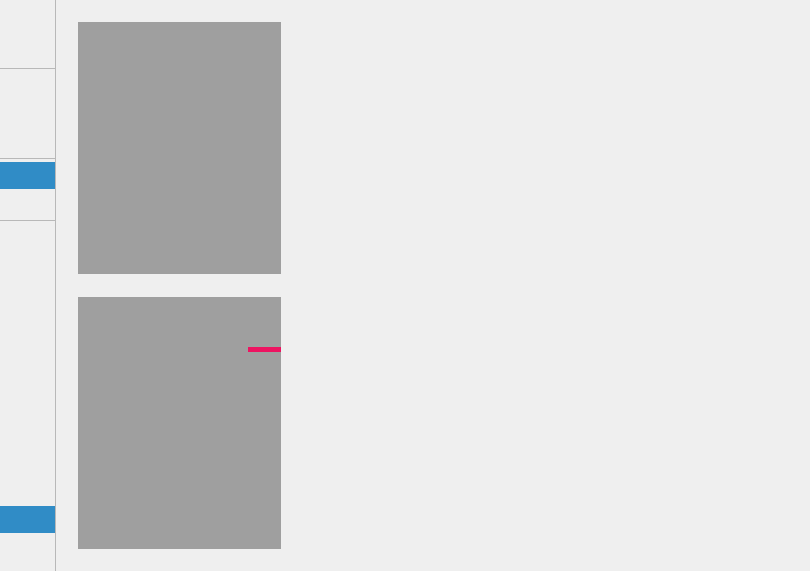
<?xml version="1.0" encoding="UTF-8"?>
<ui version="4.0">
 <class>MainWindow</class>
 <widget class="QWidget" name="MainWindow">
  <property name="geometry">
   <rect>
    <x>0</x>
    <y>0</y>
    <width>810</width>
    <height>571</height>
   </rect>
  </property>
  <property name="minimumSize">
   <size>
    <width>800</width>
    <height>500</height>
   </size>
  </property>
  <property name="windowTitle">
   <string>Image Batch Processor</string>
  </property>
  <property name="styleSheet">
   <string notr="true">#mViewEditImagePreviewInput, #mViewEditImagePreviewOutput
{
    background: palette(dark);
}

#mViewEditProgressBarProcessingOutput
{
	border : 0px;
	background-color : #ed1461;
}
#mViewEditProgressBarProcessingOutput::chunk
{
	background-color : #00ffd8;
}

#mMainContainerTop QToolButton:!checked, #mMainContainerTop QToolButton::menu-button:!checked
{
	background-color:  palette(button);
}
#mMainContainerTop QToolButton:!checked:pressed, #mMainContainerTop QToolButton::menu-button:!checked:pressed
{
	background-color:  palette(dark);
}
#mMainContainerTop QToolButton:checked, #mMainContainerTop QToolButton::menu-button:checked
{
	background-color:  palette(highlight);
	color: palette(highlighted-text);
}
#mMainContainerTop QToolButton:checked:pressed, #mMainContainerTop QToolButton::menu-button:checked:pressed
{
	background-color:  palette(dark);
	color: palette(button-text);
}
#mMainContainerTop QToolButton:disabled, #mMainContainerTop QToolButton::menu-button:disabled
{
	background-color: palette(button);
	color: palette(mid);
}
#mMainContainerTop QToolButton, #mMainContainerTop QToolButton::menu-button
{
	padding: 1px 4px 1px 4px;
	margin: 0px;
	spacing: 0px;
	border:0px;
}
QToolButton#mToolbarEditButtonLoadImage, QToolButton#mToolbarEditButtonAddFilter,
QToolButton#mToolbarEditButtonLoadFilters, QToolButton#mMainButtonEdit
{
	padding-left: 0px;
}
QToolButton#mToolbarEditButtonSaveImage, QToolButton#mToolbarEditButtonSaveFilters
{
	padding-left: 8px;
}
#mMainContainerTop QToolButton::menu-indicator
{
	subcontrol-position: right center;
	width: 5px;
	left: -4px;
}
#mMainContainerTop QToolButton::menu-arrow
{
	subcontrol-position: right center;
	width: 5px;
}
#mMainSeparator01, #mToolbarEditSeparator01, #mToolbarEditSeparator02, #mToolbarEditSeparator03
{
	color: palette(mid);
}</string>
  </property>
  <layout class="QVBoxLayout" name="verticalLayout" stretch="0">
   <property name="spacing">
    <number>0</number>
   </property>
   <property name="leftMargin">
    <number>0</number>
   </property>
   <property name="topMargin">
    <number>0</number>
   </property>
   <property name="rightMargin">
    <number>0</number>
   </property>
   <property name="bottomMargin">
    <number>0</number>
   </property>
   <item>
    <widget class="QWidget" name="mMainContainer" native="true">
     <layout class="QHBoxLayout" name="horizontalLayout_6" stretch="0,1">
      <property name="spacing">
       <number>0</number>
      </property>
      <property name="leftMargin">
       <number>0</number>
      </property>
      <property name="topMargin">
       <number>0</number>
      </property>
      <property name="rightMargin">
       <number>0</number>
      </property>
      <property name="bottomMargin">
       <number>0</number>
      </property>
      <item>
       <widget class="QWidget" name="mMainContainerTop" native="true">
        <property name="minimumSize">
         <size>
          <width>56</width>
          <height>0</height>
         </size>
        </property>
        <layout class="QHBoxLayout" name="horizontalLayout_2" stretch="0,0">
         <property name="spacing">
          <number>0</number>
         </property>
         <property name="leftMargin">
          <number>0</number>
         </property>
         <property name="topMargin">
          <number>0</number>
         </property>
         <property name="rightMargin">
          <number>0</number>
         </property>
         <property name="bottomMargin">
          <number>0</number>
         </property>
         <item>
          <layout class="QVBoxLayout" name="verticalLayout_4" stretch="0,1,0">
           <property name="spacing">
            <number>0</number>
           </property>
           <property name="topMargin">
            <number>10</number>
           </property>
           <property name="bottomMargin">
            <number>10</number>
           </property>
           <item>
            <widget class="QStackedWidget" name="mMainContainerToolbars">
             <property name="sizePolicy">
              <sizepolicy hsizetype="Expanding" vsizetype="Preferred">
               <horstretch>0</horstretch>
               <verstretch>0</verstretch>
              </sizepolicy>
             </property>
             <property name="currentIndex">
              <number>0</number>
             </property>
             <widget class="QWidget" name="mToolbarEdit">
              <layout class="QVBoxLayout" name="verticalLayout_7">
               <property name="spacing">
                <number>1</number>
               </property>
               <property name="leftMargin">
                <number>0</number>
               </property>
               <property name="topMargin">
                <number>0</number>
               </property>
               <property name="rightMargin">
                <number>0</number>
               </property>
               <property name="bottomMargin">
                <number>0</number>
               </property>
               <item>
                <widget class="QToolButton" name="mToolbarEditButtonLoadImage">
                 <property name="sizePolicy">
                  <sizepolicy hsizetype="Expanding" vsizetype="Fixed">
                   <horstretch>0</horstretch>
                   <verstretch>0</verstretch>
                  </sizepolicy>
                 </property>
                 <property name="icon">
                  <iconset resource="imagebatchprocessor.qrc">
                   <normaloff>:/imagebatchprocessor/icons/loadImage</normaloff>:/imagebatchprocessor/icons/loadImage</iconset>
                 </property>
                 <property name="iconSize">
                  <size>
                   <width>22</width>
                   <height>22</height>
                  </size>
                 </property>
                 <property name="autoRaise">
                  <bool>true</bool>
                 </property>
                </widget>
               </item>
               <item>
                <widget class="QToolButton" name="mToolbarEditButtonSaveImage">
                 <property name="sizePolicy">
                  <sizepolicy hsizetype="Expanding" vsizetype="Fixed">
                   <horstretch>0</horstretch>
                   <verstretch>0</verstretch>
                  </sizepolicy>
                 </property>
                 <property name="toolTip">
                  <string>Save image</string>
                 </property>
                 <property name="icon">
                  <iconset resource="imagebatchprocessor.qrc">
                   <normaloff>:/imagebatchprocessor/icons/saveImage</normaloff>
                   <disabledoff>:/imagebatchprocessor/icons/saveImageDisabled</disabledoff>:/imagebatchprocessor/icons/saveImage</iconset>
                 </property>
                 <property name="iconSize">
                  <size>
                   <width>22</width>
                   <height>22</height>
                  </size>
                 </property>
                 <property name="toolButtonStyle">
                  <enum>Qt::ToolButtonIconOnly</enum>
                 </property>
                 <property name="autoRaise">
                  <bool>true</bool>
                 </property>
                </widget>
               </item>
               <item>
                <widget class="Line" name="mToolbarEditSeparator01">
                 <property name="minimumSize">
                  <size>
                   <width>0</width>
                   <height>5</height>
                  </size>
                 </property>
                 <property name="frameShadow">
                  <enum>QFrame::Plain</enum>
                 </property>
                 <property name="orientation">
                  <enum>Qt::Horizontal</enum>
                 </property>
                </widget>
               </item>
               <item>
                <widget class="QToolButton" name="mToolbarEditButtonAddFilter">
                 <property name="sizePolicy">
                  <sizepolicy hsizetype="Expanding" vsizetype="Fixed">
                   <horstretch>0</horstretch>
                   <verstretch>0</verstretch>
                  </sizepolicy>
                 </property>
                 <property name="toolTip">
                  <string>Add image filter</string>
                 </property>
                 <property name="icon">
                  <iconset resource="imagebatchprocessor.qrc">
                   <normaloff>:/imagebatchprocessor/icons/addImageFilter</normaloff>
                   <disabledoff>:/imagebatchprocessor/icons/addImageFilterDisabled</disabledoff>:/imagebatchprocessor/icons/addImageFilter</iconset>
                 </property>
                 <property name="iconSize">
                  <size>
                   <width>22</width>
                   <height>22</height>
                  </size>
                 </property>
                 <property name="popupMode">
                  <enum>QToolButton::InstantPopup</enum>
                 </property>
                 <property name="autoRaise">
                  <bool>true</bool>
                 </property>
                </widget>
               </item>
               <item>
                <widget class="QToolButton" name="mToolbarEditButtonLoadFilters">
                 <property name="sizePolicy">
                  <sizepolicy hsizetype="Expanding" vsizetype="Fixed">
                   <horstretch>0</horstretch>
                   <verstretch>0</verstretch>
                  </sizepolicy>
                 </property>
                 <property name="toolTip">
                  <string>Load image filter list</string>
                 </property>
                 <property name="icon">
                  <iconset resource="imagebatchprocessor.qrc">
                   <normaloff>:/imagebatchprocessor/icons/loadImageFilters</normaloff>
                   <disabledoff>:/imagebatchprocessor/icons/loadImageFiltersDisabled</disabledoff>:/imagebatchprocessor/icons/loadImageFilters</iconset>
                 </property>
                 <property name="iconSize">
                  <size>
                   <width>22</width>
                   <height>22</height>
                  </size>
                 </property>
                 <property name="autoRaise">
                  <bool>true</bool>
                 </property>
                </widget>
               </item>
               <item>
                <widget class="QToolButton" name="mToolbarEditButtonSaveFilters">
                 <property name="sizePolicy">
                  <sizepolicy hsizetype="Expanding" vsizetype="Fixed">
                   <horstretch>0</horstretch>
                   <verstretch>0</verstretch>
                  </sizepolicy>
                 </property>
                 <property name="toolTip">
                  <string>Save image filter list</string>
                 </property>
                 <property name="icon">
                  <iconset resource="imagebatchprocessor.qrc">
                   <normaloff>:/imagebatchprocessor/icons/saveImageFilters</normaloff>
                   <disabledoff>:/imagebatchprocessor/icons/saveImageFiltersDisabled</disabledoff>:/imagebatchprocessor/icons/saveImageFilters</iconset>
                 </property>
                 <property name="iconSize">
                  <size>
                   <width>22</width>
                   <height>22</height>
                  </size>
                 </property>
                 <property name="toolButtonStyle">
                  <enum>Qt::ToolButtonIconOnly</enum>
                 </property>
                 <property name="autoRaise">
                  <bool>true</bool>
                 </property>
                </widget>
               </item>
               <item>
                <widget class="Line" name="mToolbarEditSeparator02">
                 <property name="sizePolicy">
                  <sizepolicy hsizetype="Minimum" vsizetype="Fixed">
                   <horstretch>0</horstretch>
                   <verstretch>0</verstretch>
                  </sizepolicy>
                 </property>
                 <property name="minimumSize">
                  <size>
                   <width>0</width>
                   <height>5</height>
                  </size>
                 </property>
                 <property name="frameShadow">
                  <enum>QFrame::Plain</enum>
                 </property>
                 <property name="orientation">
                  <enum>Qt::Horizontal</enum>
                 </property>
                </widget>
               </item>
               <item>
                <widget class="QToolButton" name="mToolbarEditButtonVSplitter">
                 <property name="sizePolicy">
                  <sizepolicy hsizetype="Expanding" vsizetype="Fixed">
                   <horstretch>0</horstretch>
                   <verstretch>0</verstretch>
                  </sizepolicy>
                 </property>
                 <property name="toolTip">
                  <string>Lay out preview vertically</string>
                 </property>
                 <property name="icon">
                  <iconset resource="imagebatchprocessor.qrc">
                   <normaloff>:/imagebatchprocessor/icons/vSplitter</normaloff>:/imagebatchprocessor/icons/vSplitter</iconset>
                 </property>
                 <property name="iconSize">
                  <size>
                   <width>22</width>
                   <height>22</height>
                  </size>
                 </property>
                 <property name="checkable">
                  <bool>true</bool>
                 </property>
                 <property name="checked">
                  <bool>true</bool>
                 </property>
                 <property name="toolButtonStyle">
                  <enum>Qt::ToolButtonIconOnly</enum>
                 </property>
                 <property name="autoRaise">
                  <bool>true</bool>
                 </property>
                 <attribute name="buttonGroup">
                  <string notr="true">mButtonGroupToolbarEditSplitter</string>
                 </attribute>
                </widget>
               </item>
               <item>
                <widget class="QToolButton" name="mToolbarEditButtonHSplitter">
                 <property name="sizePolicy">
                  <sizepolicy hsizetype="Expanding" vsizetype="Fixed">
                   <horstretch>0</horstretch>
                   <verstretch>0</verstretch>
                  </sizepolicy>
                 </property>
                 <property name="toolTip">
                  <string>Lay out preview horizontally</string>
                 </property>
                 <property name="icon">
                  <iconset resource="imagebatchprocessor.qrc">
                   <normaloff>:/imagebatchprocessor/icons/hSplitter</normaloff>:/imagebatchprocessor/icons/hSplitter</iconset>
                 </property>
                 <property name="iconSize">
                  <size>
                   <width>22</width>
                   <height>22</height>
                  </size>
                 </property>
                 <property name="checkable">
                  <bool>true</bool>
                 </property>
                 <property name="toolButtonStyle">
                  <enum>Qt::ToolButtonIconOnly</enum>
                 </property>
                 <property name="autoRaise">
                  <bool>true</bool>
                 </property>
                 <attribute name="buttonGroup">
                  <string notr="true">mButtonGroupToolbarEditSplitter</string>
                 </attribute>
                </widget>
               </item>
               <item>
                <widget class="Line" name="mToolbarEditSeparator03">
                 <property name="sizePolicy">
                  <sizepolicy hsizetype="Minimum" vsizetype="Fixed">
                   <horstretch>0</horstretch>
                   <verstretch>0</verstretch>
                  </sizepolicy>
                 </property>
                 <property name="minimumSize">
                  <size>
                   <width>0</width>
                   <height>5</height>
                  </size>
                 </property>
                 <property name="frameShadow">
                  <enum>QFrame::Plain</enum>
                 </property>
                 <property name="orientation">
                  <enum>Qt::Horizontal</enum>
                 </property>
                </widget>
               </item>
              </layout>
             </widget>
             <widget class="QWidget" name="mToolbarBatch">
              <layout class="QHBoxLayout" name="horizontalLayout_4">
               <property name="spacing">
                <number>1</number>
               </property>
               <property name="leftMargin">
                <number>0</number>
               </property>
               <property name="topMargin">
                <number>0</number>
               </property>
               <property name="rightMargin">
                <number>0</number>
               </property>
               <property name="bottomMargin">
                <number>0</number>
               </property>
               <item>
                <widget class="QPushButton" name="pushButton"/>
               </item>
              </layout>
             </widget>
            </widget>
           </item>
           <item>
            <spacer name="verticalSpacer">
             <property name="orientation">
              <enum>Qt::Vertical</enum>
             </property>
             <property name="sizeHint" stdset="0">
              <size>
               <width>20</width>
               <height>40</height>
              </size>
             </property>
            </spacer>
           </item>
           <item>
            <widget class="QWidget" name="mMainContainerChangeSection" native="true">
             <layout class="QVBoxLayout" name="verticalLayout_6">
              <property name="spacing">
               <number>1</number>
              </property>
              <property name="leftMargin">
               <number>0</number>
              </property>
              <property name="topMargin">
               <number>0</number>
              </property>
              <property name="rightMargin">
               <number>0</number>
              </property>
              <property name="bottomMargin">
               <number>0</number>
              </property>
              <item>
               <widget class="QToolButton" name="mMainButtonEdit">
                <property name="sizePolicy">
                 <sizepolicy hsizetype="Expanding" vsizetype="Fixed">
                  <horstretch>0</horstretch>
                  <verstretch>0</verstretch>
                 </sizepolicy>
                </property>
                <property name="toolTip">
                 <string>Switch to edit view</string>
                </property>
                <property name="text">
                 <string/>
                </property>
                <property name="icon">
                 <iconset resource="imagebatchprocessor.qrc">
                  <normaloff>:/imagebatchprocessor/icons/edit</normaloff>:/imagebatchprocessor/icons/edit</iconset>
                </property>
                <property name="iconSize">
                 <size>
                  <width>22</width>
                  <height>22</height>
                 </size>
                </property>
                <property name="checkable">
                 <bool>true</bool>
                </property>
                <property name="checked">
                 <bool>true</bool>
                </property>
                <property name="toolButtonStyle">
                 <enum>Qt::ToolButtonIconOnly</enum>
                </property>
                <property name="autoRaise">
                 <bool>true</bool>
                </property>
                <attribute name="buttonGroup">
                 <string notr="true">mButtonGroupMainChangeSection</string>
                </attribute>
               </widget>
              </item>
              <item>
               <widget class="QToolButton" name="mMainButtonBatch">
                <property name="sizePolicy">
                 <sizepolicy hsizetype="Expanding" vsizetype="Fixed">
                  <horstretch>0</horstretch>
                  <verstretch>0</verstretch>
                 </sizepolicy>
                </property>
                <property name="toolTip">
                 <string>Switch to batch processing view</string>
                </property>
                <property name="text">
                 <string/>
                </property>
                <property name="icon">
                 <iconset resource="imagebatchprocessor.qrc">
                  <normaloff>:/imagebatchprocessor/icons/batchProcessing</normaloff>:/imagebatchprocessor/icons/batchProcessing</iconset>
                </property>
                <property name="iconSize">
                 <size>
                  <width>22</width>
                  <height>22</height>
                 </size>
                </property>
                <property name="checkable">
                 <bool>true</bool>
                </property>
                <property name="toolButtonStyle">
                 <enum>Qt::ToolButtonIconOnly</enum>
                </property>
                <property name="autoRaise">
                 <bool>true</bool>
                </property>
                <attribute name="buttonGroup">
                 <string notr="true">mButtonGroupMainChangeSection</string>
                </attribute>
               </widget>
              </item>
             </layout>
            </widget>
           </item>
          </layout>
         </item>
         <item>
          <widget class="Line" name="mMainSeparator01">
           <property name="maximumSize">
            <size>
             <width>1</width>
             <height>16777215</height>
            </size>
           </property>
           <property name="frameShadow">
            <enum>QFrame::Plain</enum>
           </property>
           <property name="orientation">
            <enum>Qt::Vertical</enum>
           </property>
          </widget>
         </item>
        </layout>
       </widget>
      </item>
      <item>
       <widget class="QStackedWidget" name="mMainContainerViews">
        <property name="currentIndex">
         <number>0</number>
        </property>
        <widget class="QWidget" name="mViewEdit">
         <layout class="QVBoxLayout" name="verticalLayout_5">
          <property name="spacing">
           <number>0</number>
          </property>
          <property name="leftMargin">
           <number>0</number>
          </property>
          <property name="topMargin">
           <number>0</number>
          </property>
          <property name="rightMargin">
           <number>0</number>
          </property>
          <property name="bottomMargin">
           <number>0</number>
          </property>
          <item>
           <widget class="QSplitter" name="mViewEditSplitterMain">
            <property name="orientation">
             <enum>Qt::Horizontal</enum>
            </property>
            <property name="handleWidth">
             <number>1</number>
            </property>
            <property name="childrenCollapsible">
             <bool>false</bool>
            </property>
            <widget class="QWidget" name="verticalLayoutWidget_3">
             <layout class="QVBoxLayout" name="mViewEditLayoutPreview">
              <property name="spacing">
               <number>0</number>
              </property>
              <item>
               <widget class="QSplitter" name="mViewEditSplitterPreview">
                <property name="sizePolicy">
                 <sizepolicy hsizetype="Preferred" vsizetype="Preferred">
                  <horstretch>0</horstretch>
                  <verstretch>0</verstretch>
                 </sizepolicy>
                </property>
                <property name="orientation">
                 <enum>Qt::Vertical</enum>
                </property>
                <property name="handleWidth">
                 <number>1</number>
                </property>
                <property name="childrenCollapsible">
                 <bool>false</bool>
                </property>
                <widget class="QWidget" name="verticalLayoutWidget">
                 <layout class="QVBoxLayout" name="verticalLayout_2" stretch="1">
                  <property name="spacing">
                   <number>5</number>
                  </property>
                  <item>
                   <widget class="ibp::widgets::ImageViewer" name="mViewEditImagePreviewInput" native="true">
                    <widget class="QWidget" name="mViewEditContainerInputZoom" native="true">
                     <property name="geometry">
                      <rect>
                       <x>400</x>
                       <y>210</y>
                       <width>181</width>
                       <height>21</height>
                      </rect>
                     </property>
                     <layout class="QHBoxLayout" name="horizontalLayout">
                      <property name="spacing">
                       <number>5</number>
                      </property>
                      <property name="leftMargin">
                       <number>0</number>
                      </property>
                      <property name="topMargin">
                       <number>0</number>
                      </property>
                      <property name="rightMargin">
                       <number>0</number>
                      </property>
                      <property name="bottomMargin">
                       <number>0</number>
                      </property>
                      <item>
                       <widget class="QSlider" name="mViewEditSliderInputZoom">
                        <property name="toolTip">
                         <string>Change the zoom factor of the input image preview.</string>
                        </property>
                        <property name="maximum">
                         <number>13</number>
                        </property>
                        <property name="orientation">
                         <enum>Qt::Horizontal</enum>
                        </property>
                       </widget>
                      </item>
                      <item>
                       <widget class="QComboBox" name="mViewEditComboInputZoom">
                        <property name="toolTip">
                         <string>Change the zoom factor of the input image preview.</string>
                        </property>
                       </widget>
                      </item>
                     </layout>
                    </widget>
                   </widget>
                  </item>
                 </layout>
                </widget>
                <widget class="QWidget" name="verticalLayoutWidget_2">
                 <layout class="QVBoxLayout" name="verticalLayout_3" stretch="1">
                  <property name="spacing">
                   <number>5</number>
                  </property>
                  <item>
                   <widget class="ibp::widgets::ImageViewer" name="mViewEditImagePreviewOutput" native="true">
                    <widget class="QProgressBar" name="mViewEditProgressBarProcessingOutput">
                     <property name="geometry">
                      <rect>
                       <x>170</x>
                       <y>50</y>
                       <width>221</width>
                       <height>5</height>
                      </rect>
                     </property>
                     <property name="minimumSize">
                      <size>
                       <width>0</width>
                       <height>5</height>
                      </size>
                     </property>
                     <property name="maximumSize">
                      <size>
                       <width>16777215</width>
                       <height>5</height>
                      </size>
                     </property>
                     <property name="textVisible">
                      <bool>false</bool>
                     </property>
                    </widget>
                    <widget class="QWidget" name="mViewEditContainerOutputZoom" native="true">
                     <property name="geometry">
                      <rect>
                       <x>400</x>
                       <y>190</y>
                       <width>181</width>
                       <height>21</height>
                      </rect>
                     </property>
                     <layout class="QHBoxLayout" name="horizontalLayout_5">
                      <property name="spacing">
                       <number>5</number>
                      </property>
                      <property name="leftMargin">
                       <number>0</number>
                      </property>
                      <property name="topMargin">
                       <number>0</number>
                      </property>
                      <property name="rightMargin">
                       <number>0</number>
                      </property>
                      <property name="bottomMargin">
                       <number>0</number>
                      </property>
                      <item>
                       <widget class="QSlider" name="mViewEditSliderOutputZoom">
                        <property name="toolTip">
                         <string>Change the zoom factor of the output image preview.</string>
                        </property>
                        <property name="maximum">
                         <number>13</number>
                        </property>
                        <property name="orientation">
                         <enum>Qt::Horizontal</enum>
                        </property>
                       </widget>
                      </item>
                      <item>
                       <widget class="QComboBox" name="mViewEditComboOutputZoom">
                        <property name="toolTip">
                         <string>Change the zoom factor of the output image preview.</string>
                        </property>
                       </widget>
                      </item>
                     </layout>
                    </widget>
                   </widget>
                  </item>
                 </layout>
                </widget>
               </widget>
              </item>
             </layout>
            </widget>
            <widget class="QWidget" name="horizontalLayoutWidget_2">
             <layout class="QHBoxLayout" name="mViewEditLayoutScrollArea" stretch="1">
              <property name="spacing">
               <number>0</number>
              </property>
              <item>
               <widget class="QScrollArea" name="mViewEditWidgetListScrollArea">
                <property name="frameShape">
                 <enum>QFrame::NoFrame</enum>
                </property>
                <property name="horizontalScrollBarPolicy">
                 <enum>Qt::ScrollBarAlwaysOff</enum>
                </property>
                <property name="widgetResizable">
                 <bool>true</bool>
                </property>
                <widget class="ibp::widgets::WidgetList" name="mViewEditWidgetList">
                 <property name="geometry">
                  <rect>
                   <x>0</x>
                   <y>0</y>
                   <width>717</width>
                   <height>569</height>
                  </rect>
                 </property>
                </widget>
               </widget>
              </item>
             </layout>
            </widget>
           </widget>
          </item>
         </layout>
        </widget>
        <widget class="QWidget" name="mViewBatch"/>
       </widget>
      </item>
     </layout>
    </widget>
   </item>
  </layout>
 </widget>
 <layoutdefault spacing="6" margin="11"/>
 <customwidgets>
  <customwidget>
   <class>ibp::widgets::WidgetList</class>
   <extends>QWidget</extends>
   <header>widgetlist.h</header>
   <container>1</container>
  </customwidget>
  <customwidget>
   <class>ibp::widgets::ImageViewer</class>
   <extends>QWidget</extends>
   <header>imageviewer.h</header>
   <container>1</container>
  </customwidget>
 </customwidgets>
 <resources>
  <include location="imagebatchprocessor.qrc"/>
 </resources>
 <connections/>
 <buttongroups>
  <buttongroup name="mButtonGroupMainChangeSection"/>
  <buttongroup name="mButtonGroupToolbarEditSplitter"/>
 </buttongroups>
</ui>
